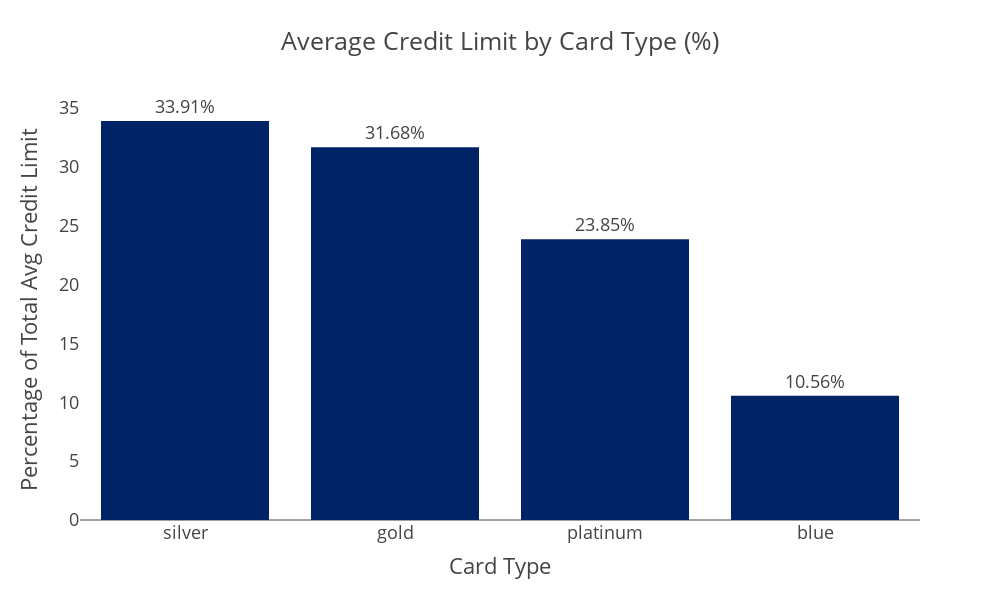

Here is the notebook cell this chart was saved with:
### Markdown cell above
Purpose: Shows the distribution of average credit limits across different card types.

Key Insights:

Platinum cards have the highest average credit limit (33.9%), followed by gold (31.68%) and silver (23.85%).

Blue cards have the lowest limit (10.56%).

Implication: Premium cards (platinum/gold) offer higher credit limits, likely targeting high-income customers.

### Code cell
fig = px.bar(
    avg_credit_by_card,
    x='Card_Category',
    y='percentage',
    title='Average Credit Limit by Card Type (%)',
    color_discrete_sequence=['#002366'],
    text='percentage',
    height=600,
    width=1000
)

fig.update_layout(
    template="presentation",
    xaxis_title="Card Type",
    yaxis_title="Percentage of Total Avg Credit Limit",
    legend_title_text=None,
    paper_bgcolor="rgba(0, 0, 0, 0)",
    plot_bgcolor="rgba(0, 0, 0, 0)",
    xaxis=dict(showgrid=False),
    yaxis=dict(showgrid=False)
)

fig.update_traces(
    texttemplate="%{text:.2f}%",
    textposition="outside",
    marker_line_width=0
)

fig.write_image(os.path.join(results_dir, 'Avg_Credit_Limit_by_Card_Type.jpg'))
fig.write_image(os.path.join(results_dir, 'Avg_Credit_Limit_by_Card_Type.png'))
fig.write_html(os.path.join(results_dir, 'Avg_Credit_Limit_by_Card_Type.html'))

fig.show()

### Figure 1 — Plotly figure (JSON) as saved in the notebook; plotly's stock layout.template omitted (floating-point values rounded to 4 significant figures)
{"data": [{"hovertemplate": "Card_Category=%{x}<br>percentage=%{text}<extra></extra>", "legendgroup": "", "marker": {"color": "#002366", "line": {"width": 0}, "pattern": {"shape": ""}}, "name": "", "orientation": "v", "showlegend": false, "text": [33.91, 31.68, 23.85, 10.56], "textposition": "outside", "texttemplate": "%{text:.2f}%", "type": "bar", "x": ["silver", "gold", "platinum", "blue"], "xaxis": "x", "y": [33.91, 31.68, 23.85, 10.56], "yaxis": "y"}], "layout": {"barmode": "relative", "height": 600, "legend": {"tracegroupgap": 0}, "paper_bgcolor": "rgba(0, 0, 0, 0)", "plot_bgcolor": "rgba(0, 0, 0, 0)", "title": {"text": "Average Credit Limit by Card Type (%)"}, "width": 1000, "xaxis": {"anchor": "y", "autorange": true, "domain": [0, 1], "range": [-0.5, 3.5], "showgrid": false, "title": {"text": "Card Type"}, "type": "category"}, "yaxis": {"anchor": "x", "autorange": true, "domain": [0, 1], "range": [0, 35.69], "showgrid": false, "title": {"text": "Percentage of Total Avg Credit Limit"}, "type": "linear"}}}
